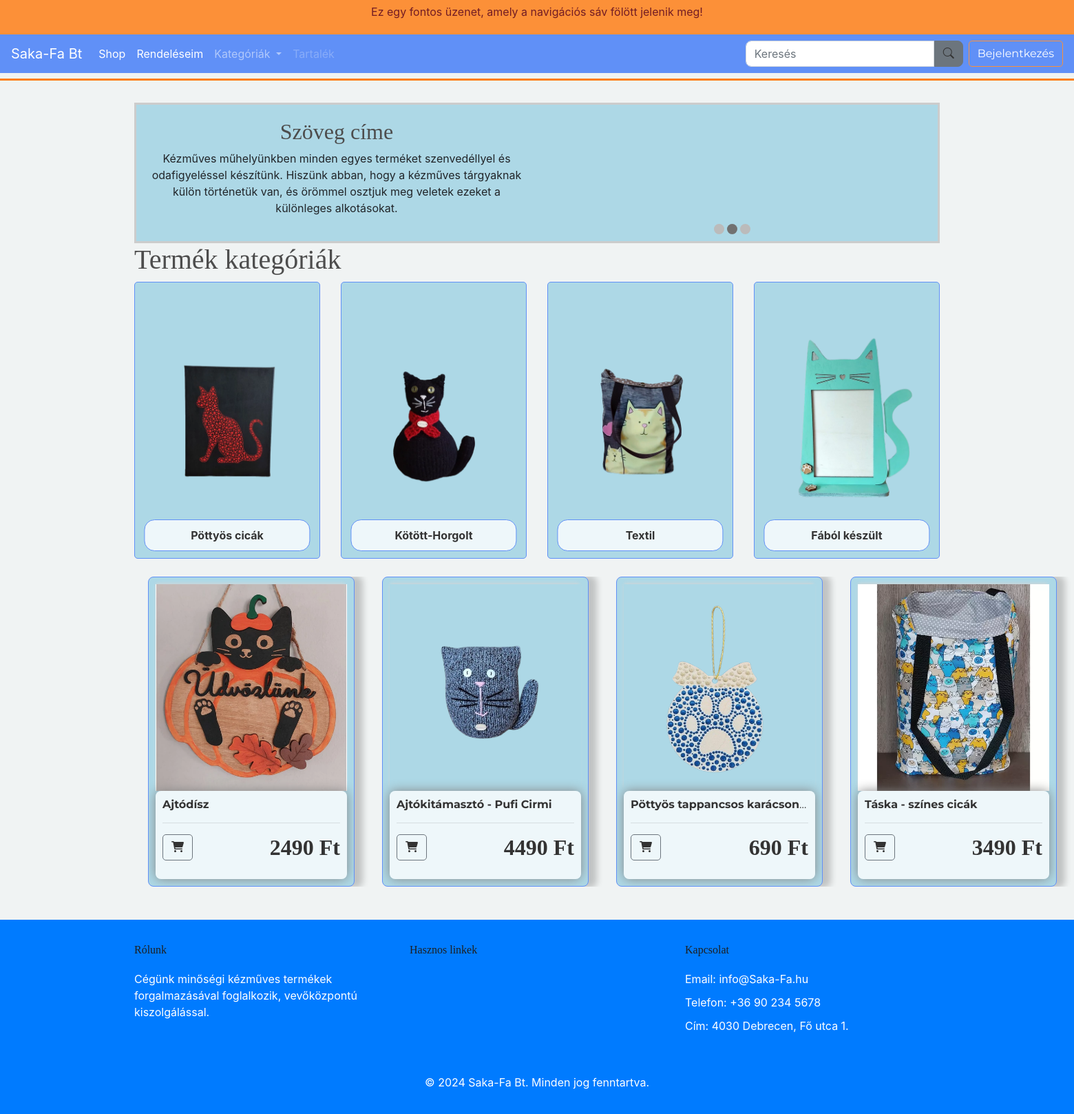
The page / on the database its author committed.
### store/models.py (models this page shows, shortened)
class Product(models.Model):
    CATEGORY_CHOICES = [
        ('option1', 'FÁBÓL KÉSZÜLT'),
        ('option2', 'KÖTÖTT-HORGOLT'),
        ('option3', 'PÖTTYÖSCICA'),
        ('option4', 'TEXTIL'),
    ]
    name = models.CharField(max_length=200)
    price = models.FloatField()
    discount_percentage = models.FloatField(default=0)  # Kedvezmény százalék mező
    image = models.ImageField(null=True, blank=True)
    description = models.TextField(blank=True)
    category = models.CharField(max_length=10, choices=CATEGORY_CHOICES, default='option1')
    class Meta:
        verbose_name = "Termék"
        verbose_name_plural = "Termékek"
    @property
    def imageURL(self):
        try:
            url = self.image.url
        except:
            url = ''
        return url

### store/views.py (the view)
# urls.py: path('', views.index, name='index'),
def index(request):
    cart_data = cartData(request)  # Kosár adatok lekérdezése a cartData függvényből
    cartItems = cart_data['cartItems']
    items = cart_data['items']
    products = Product.objects.all()
    context = {'products': products, 'cartItems': cartItems, 'items': items}
    return render(request, 'store/index.html', context)

### store/views.py (called while the page is built)
def cartData(request):
    if request.user.is_authenticated:
        customer = request.user.customer
        orders = Order.objects.filter(customer=customer, complete=False)
        if orders.exists():
            order = orders.first()
            items = order.orderitem_set.all()
            cartItems = order.get_cart_items
        else:
            items = []
            cartItems = 0
            order = {'get_cart_total': 0, 'get_cart_items': 0}  # Üres kosár
    else:
        items = []
        cartItems = 0
        order = {'get_cart_total': 0, 'get_cart_items': 0}  # Üres kosár
    return {'cartItems': cartItems, 'order': order, 'items': items}

### store/templates/store/index.html (shortened to what this page needs)
{% extends "store/main.html" %}
{% load static %}
{% load markdown_extras %}
{% block content %}
<body class="background-index">
<div class="image-text-container">
    <div class="text-section">
        <h2>Szöveg címe</h2>
        <p>Kézműves műhelyünkben minden egyes terméket szenvedéllyel és<br>
          odafigyeléssel készítünk. Hiszünk abban, hogy a kézműves tárgyaknak<br>
          külön történetük van, és örömmel osztjuk meg veletek ezeket a különleges alkotásokat.</p>
    </div>
    <div class="slideshow-container">
        <div class="dots-container">
          <span class="dot"></span>
          <span class="dot"></span>
          <span class="dot"></span>
        </div>
    </div>
</div>
<h1>Termék kategóriák</h1>
<div class="row">
    <div class="col-lg-3 col-md-6 col-sm-12">
        <div class="index_card">
            <a href="{% url 'filtered_products' %}?filter=pottos">
                <img src="{% static 'images/pottyos.png' %}">
                <div class="text-overlay">Pöttyös cicák</div>
            </a>
        </div>
    </div>
    <div class="col-lg-3 col-md-6 col-sm-12">
        <div class="index_card">
            <a href="{% url 'filtered_products' %}?filter=kotott">
                <img src="{% static 'images/kotott.png' %}">
                <div class="text-overlay">Kötött-Horgolt</div>
            </a>
        </div>
    </div>
    <div class="col-lg-3 col-md-6 col-sm-12">
        <div class="index_card">
            <a href="{% url 'filtered_products' %}?filter=textil">
                <img src="{% static 'images/textil.png' %}">
                <div class="text-overlay">Textil</div>
            </a>
        </div>
    </div>
    <div class="col-lg-3 col-md-6 col-sm-12">
        <div class="index_card">
            <a href="{% url 'filtered_products' %}?filter=FÁB">
                <img src="{% static 'images/fabol.png' %}">
                <div class="text-overlay">Fából készült</div>
            </a>
        </div>
    </div>
</div>
<div class="card-container">
    {% for product in products %}
    <div class="scroll-card">
        <div class="scroll-card-image">
            <a href="{% url 'product_detail' product.id %}">
                <img class="thumbnail" src="{{ product.imageURL }}" alt="{{ product.name }}">
            </a>
        </div>
        <div class="box-element">
            <h6 class="product-name"><strong>{{ product.name }}</strong></h6>
            <hr>
            <button data-product="{{ product.id }}" data-action="add" class="btn btn-outline-secondary add-btn update-cart">
                <i class="fas fa-shopping-cart"></i>
            </button>
            <h4 style="display: inline-block; float: right;">
                <strong>{{ product.price|floatformat:0 }} Ft</strong>
            </h4><br>
        </div>
    </div>
    {% endfor %}
</div>
</body>
{% endblock content %}

### static/css/main.css (style rules this page uses)
body { background-color: hsl(0, 0%, 98%); }
.background-index { background-color: #f0f3f3 ; }
h1,h2,h3,h4,h5,h6 { color:hsl(0, 0%, 30%); font-family: 'Lora', serif; }
.box-element { box-shadow:hsl(0, 0%, 53%) 0 0 16px; background-color: #fff; border-radius: 8px; padding: 10px; flex-grow: 1; position: relative; z-index: 2; background: rgba(255, 255, 255, 0.8); }
.thumbnail { width: 100%; max-height: 300px; object-fit: contain; box-shadow: -1px -3px 5px -2px rgba(214, 214, 214, 1); }
.box-element h4, h6 { font-family: 'Lora', serif; font-size: 2em; color: #333; font-weight: bold; }
.btn, h4, h6 { font-family: 'Montserrat', sans-serif; font-size: 1em; color: #333333; font-weight: 600; }
h4 { font-size: 1.25em; font-weight: bold; }
h6 { font-size: 1em; font-weight: normal; }
.index_card { position: relative; display: inline-block; margin-bottom: 20px; background-color: #add8e6; border-radius: 5px; transition: transform 0.3s ease; border: 1px solid #6090f7; }
.index_card img { width: 100%; height: 400px; display: block; object-fit:contain; position: relative; }
.text-overlay { position: absolute; bottom: 10px; left: 50%; transform: translateX(-50%); background-color: rgba(255, 255, 255, 0.8); padding: 10px 20px; border-radius: 15px 15px 15px 15px; text-align: center; font-size: 1em; font-weight: 700; color: #333333; width: 90%; border: 1px solid #6090f7; }
.btn { border-radius: 5px; }
.image-text-container { display: flex; justify-content: space-between; border: 3px solid #ccc; background-color: #add8e6; }
.text-section { flex: 1; padding: 20px; text-align: center; max-width: 50%; }
.slideshow-container { flex: 1; max-width: 50%; background-color: transparent; overflow: hidden; position: relative; }
.dot { height: 15px; width: 15px; margin: 0 2px; background-color: #bbb; border-radius: 50%; display: inline-block; transition: background-color 0.6s ease; transform: translateX(-50%); }
.dot.active { background-color: #717171; }
.dots-container { position: absolute; bottom: 10px; left: 50%; transform: translateX(-50%); display: flex; justify-content: center; width: auto; padding: 0; margin: 0; }
.card-container { display: inline-flex; overflow: hidden; white-space: nowrap; animation: scroll 25s linear infinite; }
.scroll-card { display: flex; flex-direction: column; justify-content: space-between; width: 300px; height: 450px; margin: 0 20px; padding: 10px; box-sizing: border-box; border: 1px solid #6090f7; border-radius: 8px; overflow: hidden; -webkit-box-shadow: 10px 0px 10px 2px rgba(0, 0, 0, 0.2); box-shadow: 10px 0px 10px 2px rgba(0, 0, 0, 0.2); transition: border 0.3s ease; background-color: #add8e6; }
.scroll-card img { width: 100%; height: 300px; object-fit: cover; overflow: hidden; position: relative; }
.product-name { white-space: nowrap; overflow: hidden; text-overflow: ellipsis; }

### rows shown on the page
Product: imageURL (picture), name "Ajtódísz", price "2490"
Product: imageURL (picture), name "Ajtókitámasztó - Pufi Cirmi", price "4490"
Product: imageURL (picture), name "Pöttyös tappancsos karácson…", price "690"
Product: imageURL (picture), name "Táska - színes cicák", price "3490"
